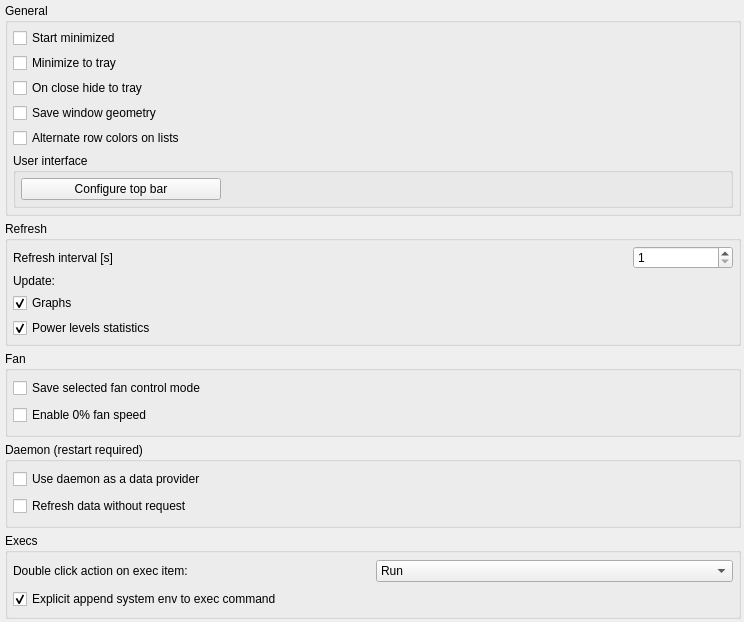
          <widget class="QWidget" name="scrollAreaWidgetContents">
           <property name="geometry">
            <rect>
             <x>0</x>
             <y>0</y>
             <width>744</width>
             <height>622</height>
            </rect>
           </property>
           <layout class="QVBoxLayout" name="verticalLayout_27">
            <property name="spacing">
             <number>5</number>
            </property>
            <property name="leftMargin">
             <number>5</number>
            </property>
            <property name="topMargin">
             <number>3</number>
            </property>
            <property name="rightMargin">
             <number>3</number>
            </property>
            <property name="bottomMargin">
             <number>3</number>
            </property>
            <item>
             <widget class="QGroupBox" name="group_cfgGeneral">
              <property name="title">
               <string>General</string>
              </property>
              <layout class="QVBoxLayout" name="verticalLayout_26">
               <property name="spacing">
                <number>5</number>
               </property>
               <property name="leftMargin">
                <number>5</number>
               </property>
               <property name="topMargin">
                <number>5</number>
               </property>
               <property name="rightMargin">
                <number>5</number>
               </property>
               <property name="bottomMargin">
                <number>5</number>
               </property>
               <item>
                <widget class="QCheckBox" name="cb_startMinimized">
                 <property name="text">
                  <string>Start minimized</string>
                 </property>
                </widget>
               </item>
               <item>
                <widget class="QCheckBox" name="cb_minimizeTray">
                 <property name="sizePolicy">
                  <sizepolicy hsizetype="MinimumExpanding" vsizetype="Fixed">
                   <horstretch>0</horstretch>
                   <verstretch>0</verstretch>
                  </sizepolicy>
                 </property>
                 <property name="text">
                  <string>Minimize to tray</string>
                 </property>
                </widget>
               </item>
               <item>
                <widget class="QCheckBox" name="cb_closeTray">
                 <property name="sizePolicy">
                  <sizepolicy hsizetype="Preferred" vsizetype="Fixed">
                   <horstretch>0</horstretch>
                   <verstretch>0</verstretch>
                  </sizepolicy>
                 </property>
                 <property name="text">
                  <string>On close hide to tray</string>
                 </property>
                </widget>
               </item>
               <item>
                <widget class="QCheckBox" name="cb_saveWindowGeometry">
                 <property name="text">
                  <string>Save window geometry</string>
                 </property>
                </widget>
               </item>
               <item>
                <widget class="QCheckBox" name="cb_alternateRow">
                 <property name="text">
                  <string>Alternate row colors on lists</string>
                 </property>
                </widget>
               </item>
               <item>
                <widget class="QGroupBox" name="groupBox_2">
                 <property name="title">
                  <string>User interface</string>
                 </property>
                 <layout class="QVBoxLayout" name="verticalLayout_17">
                  <property name="spacing">
                   <number>5</number>
                  </property>
                  <property name="leftMargin">
                   <number>5</number>
                  </property>
                  <property name="topMargin">
                   <number>5</number>
                  </property>
                  <property name="rightMargin">
                   <number>5</number>
                  </property>
                  <property name="bottomMargin">
                   <number>5</number>
                  </property>
                  <item>
                   <widget class="QPushButton" name="btn_configureTopbar">
                    <property name="enabled">
                     <bool>true</bool>
                    </property>
                    <property name="minimumSize">
                     <size>
                      <width>0</width>
                      <height>0</height>
                     </size>
                    </property>
                    <property name="maximumSize">
                     <size>
                      <width>200</width>
                      <height>16777215</height>
                     </size>
                    </property>
                    <property name="text">
                     <string>Configure top bar</string>
                    </property>
                   </widget>
                  </item>
                 </layout>
                </widget>
               </item>
              </layout>
             </widget>
            </item>
            <item>
             <widget class="QGroupBox" name="group_cfgRefresh">
              <property name="title">
               <string>Refresh</string>
              </property>
              <layout class="QGridLayout" name="gridLayout_14">
               <property name="leftMargin">
                <number>5</number>
               </property>
               <property name="topMargin">
                <number>5</number>
               </property>
               <property name="rightMargin">
                <number>5</number>
               </property>
               <property name="bottomMargin">
                <number>5</number>
               </property>
               <property name="spacing">
                <number>5</number>
               </property>
               <item row="2" column="0">
                <widget class="QCheckBox" name="cb_graphs">
                 <property name="sizePolicy">
                  <sizepolicy hsizetype="MinimumExpanding" vsizetype="Fixed">
                   <horstretch>0</horstretch>
                   <verstretch>0</verstretch>
                  </sizepolicy>
                 </property>
                 <property name="text">
                  <string>Graphs</string>
                 </property>
                 <property name="checked">
                  <bool>true</bool>
                 </property>
                </widget>
               </item>
               <item row="3" column="0">
                <widget class="QCheckBox" name="cb_stats">
                 <property name="text">
                  <string>Power levels statistics</string>
                 </property>
                 <property name="checked">
                  <bool>true</bool>
                 </property>
                </widget>
               </item>
               <item row="0" column="1">
                <widget class="QDoubleSpinBox" name="spin_timerInterval">
                 <property name="sizePolicy">
                  <sizepolicy hsizetype="Preferred" vsizetype="Fixed">
                   <horstretch>0</horstretch>
                   <verstretch>0</verstretch>
                  </sizepolicy>
                 </property>
                 <property name="minimumSize">
                  <size>
                   <width>100</width>
                   <height>0</height>
                  </size>
                 </property>
                 <property name="decimals">
                  <number>0</number>
                 </property>
                 <property name="minimum">
                  <double>1.000000000000000</double>
                 </property>
                 <property name="singleStep">
                  <double>1.000000000000000</double>
                 </property>
                 <property name="value">
                  <double>1.000000000000000</double>
                 </property>
                </widget>
               </item>
               <item row="1" column="0">
                <widget class="QLabel" name="label_5">
                 <property name="maximumSize">
                  <size>
                   <width>16777215</width>
                   <height>15</height>
                  </size>
                 </property>
                 <property name="text">
                  <string>Update:</string>
                 </property>
                </widget>
               </item>
               <item row="0" column="0">
                <widget class="QLabel" name="label_2">
                 <property name="maximumSize">
                  <size>
                   <width>350</width>
                   <height>16777215</height>
                  </size>
                 </property>
                 <property name="text">
                  <string>Refresh interval [s]</string>
                 </property>
                </widget>
               </item>
              </layout>
             </widget>
            </item>
            <item>
             <widget class="QGroupBox" name="group_cfgFan">
              <property name="title">
               <string>Fan</string>
              </property>
              <layout class="QVBoxLayout" name="verticalLayout_29">
               <property name="spacing">
                <number>5</number>
               </property>
               <property name="leftMargin">
                <number>5</number>
               </property>
               <property name="topMargin">
                <number>5</number>
               </property>
               <property name="rightMargin">
                <number>5</number>
               </property>
               <property name="bottomMargin">
                <number>5</number>
               </property>
               <item>
                <widget class="QCheckBox" name="cb_saveFanMode">
                 <property name="text">
                  <string>Save selected fan control mode</string>
                 </property>
                </widget>
               </item>
               <item>
                <widget class="QCheckBox" name="cb_zeroPercentFanSpeed">
                 <property name="text">
                  <string>Enable 0% fan speed</string>
                 </property>
                </widget>
               </item>
              </layout>
             </widget>
            </item>
            <item>
             <widget class="QGroupBox" name="group_cfgDaemon">
              <property name="title">
               <string>Daemon (restart required)</string>
              </property>
              <property name="checkable">
               <bool>false</bool>
              </property>
              <layout class="QVBoxLayout" name="verticalLayout_25">
               <property name="spacing">
                <number>5</number>
               </property>
               <property name="leftMargin">
                <number>5</number>
               </property>
               <property name="topMargin">
                <number>5</number>
               </property>
               <property name="rightMargin">
                <number>5</number>
               </property>
               <property name="bottomMargin">
                <number>5</number>
               </property>
               <item>
                <widget class="QCheckBox" name="cb_daemonData">
                 <property name="text">
                  <string>Use daemon as a data provider</string>
                 </property>
                </widget>
               </item>
               <item>
                <widget class="QCheckBox" name="cb_daemonAutoRefresh">
                 <property name="enabled">
                  <bool>true</bool>
                 </property>
                 <property name="toolTip">
                  <string>Good option to check. Causes that daemon gets data from system automaticly with interval when GUI is on instead of waiting for request to read this data. Interval is the same as GUI.</string>
                 </property>
                 <property name="text">
                  <string>Refresh data without request</string>
                 </property>
                </widget>
               </item>
              </layout>
             </widget>
            </item>
            <item>
             <widget class="QGroupBox" name="group_cfgExecs">
              <property name="title">
               <string>Execs</string>
              </property>
              <layout class="QGridLayout" name="gridLayout_11">
               <property name="leftMargin">
                <number>5</number>
               </property>
               <property name="topMargin">
                <number>5</number>
               </property>
               <property name="rightMargin">
                <number>5</number>
               </property>
               <property name="bottomMargin">
                <number>5</number>
               </property>
               <property name="spacing">
                <number>5</number>
               </property>
               <item row="2" column="0">
                <widget class="QLabel" name="label_16">
                 <property name="text">
                  <string>Double click action on exec item:</string>
                 </property>
                </widget>
               </item>
               <item row="2" column="1">
                <widget class="QComboBox" name="cb_execDbcAction">
                 <item>
                  <property name="text">
                   <string>Run</string>
                  </property>
                 </item>
                 <item>
                  <property name="text">
                   <string>Edit</string>
                  </property>
                 </item>
                </widget>
               </item>
               <item row="3" column="0">
                <widget class="QCheckBox" name="cb_execSysEnv">
                 <property name="text">
                  <string>Explicit append system env to exec command</string>
                 </property>
                 <property name="checked">
                  <bool>true</bool>
                 </property>
                </widget>
               </item>
              </layout>
             </widget>
            </item>
           </layout>
          </widget>
